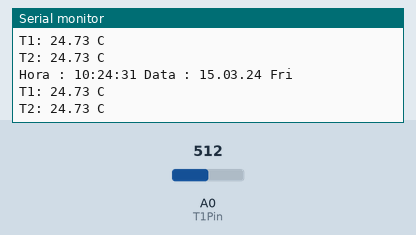
Bench run of a sketch on a simulated Arduino Uno, built with avr-gcc and run on an emulated ATmega328P. On the bench: the last lines printed to the serial monitor. The inputs (shaded band) are chosen by the test bench; at power-on: A0 (T1Pin) = 512. The local clock reads 2024-03-15 10:24:30 at power-on unless the sketch sets it.

Above: at 1.2 s.
1.3 s: A0 (T1Pin) set to 716
At 2.6 s:
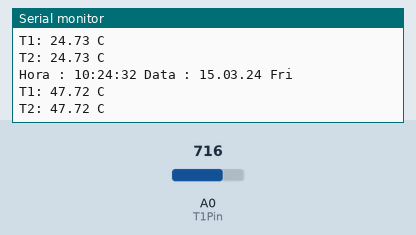
2.8 s: A0 (T1Pin) set to 900
At 3.8 s:
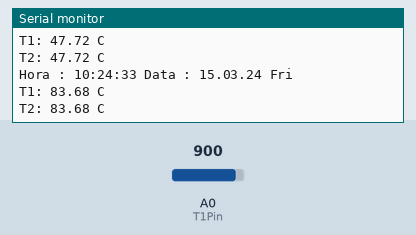
Timing chart, 0 to 5.8 s (numbered marks = the images above; inputs shaded):
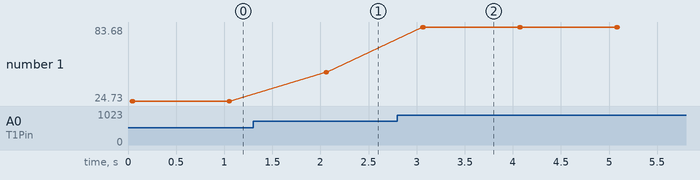

The sketch:

3_RTC_Temp.ino
```cpp
#include <DS1307.h>

DS1307 rtc(A4, A5);
int T1Pin = 0;
int T2Pin = 0;
int V1, V2;
float R1 = 10000;
float R2 = 10000;
float logR2_T1, R2_T1, T1, Tc1;
float logR2_T2, R2_T2, T2, Tc2;
float c1 = 1.009249522e-03, c2 = 2.378405444e-04, c3 = 2.019202697e-07;

void setup()
{
  rtc.halt(false);

  //As linhas abaixo setam a data e hora do modulo
  //e podem ser comentada apos a primeira utilizacao
  //rtc.setDOW(WEDNESDAY);      //Define o dia da semana
  //rtc.setTime(18, 9, 0);     //Define o horario
  //rtc.setDate(26, 12, 2018);   //Define o dia, mes e ano

  //Definicoes do pino SQW/Out
  rtc.setSQWRate(SQW_RATE_1);
  rtc.enableSQW(true);

  Serial.begin(9600);
}

void loop()
{
  //Mostra as informações no Serial Monitor
  Serial.print("Hora : ");
  Serial.print(rtc.getTimeStr());
  Serial.print(" ");
  Serial.print("Data : ");
  Serial.print(rtc.getDateStr(FORMAT_SHORT));
  Serial.print(" ");
  Serial.println(rtc.getDOWStr(FORMAT_SHORT));

  //Reading Thermistor 1
  V1 = analogRead(T1Pin);
  R2_T1 = R1 * (1023.0 / (float)V1 - 1.0);
  logR2_T1 = log(R2_T1);
  T1 = (1.0 / (c1 + c2*logR2_T1 + c3*logR2_T1*logR2_T1*logR2_T1));
  Tc1 = T1 - 273.15;

  //Reading Thermistor 2
  V2 = analogRead(T2Pin);
  R2_T2 = R2 * (1023.0 / (float)V2 - 1.0);
  logR2_T2 = log(R2_T2);
  T2 = (1.0 / (c1 + c2*logR2_T2 + c3*logR2_T2*logR2_T2*logR2_T2));
  Tc2 = T2 - 273.15;

  Serial.print("T1: ");
  Serial.print(Tc1);
  Serial.println(" C");

  Serial.print("T2: ");
  Serial.print(Tc2);
  Serial.println(" C");

  delay(1000);

}
```

Measured:
- after the input at 1.3 s, the serial monitor: prints a new line after 0.75 s (image 1)
- after the input at 2.8 s, the serial monitor: prints a new line after 0.26 s (image 2)
- plotted number 1: 24.73 → 47.72 after the input at 1.3 s, 47.72 → 83.68 after the input at 2.8 s
